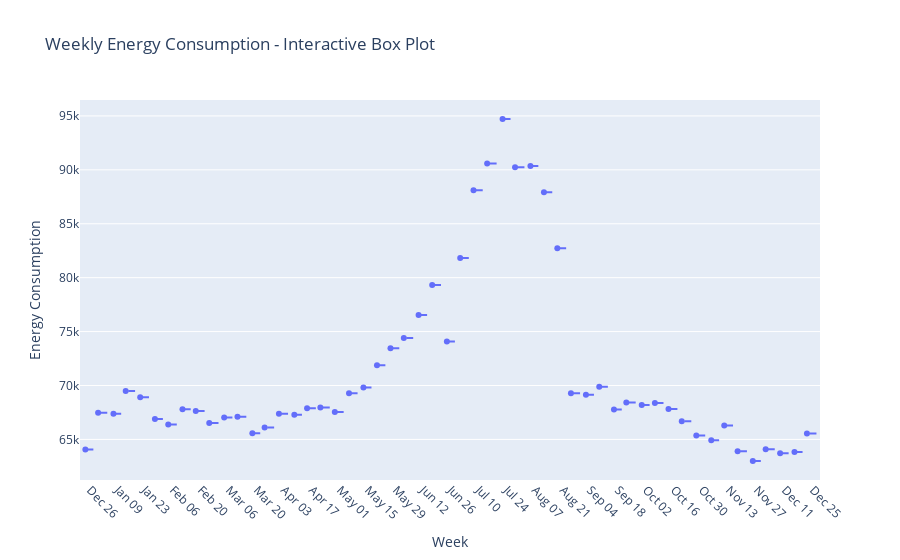

Source (notebook cell):
### Code cell
import plotly.express as px

# Convert the date index to weekly periods
df['Week'] = df.index.to_period('W')

# Group data by week and calculate the mean for TotalPowerConsumption
weekly_data = df.groupby('Week')['TotalPowerConsumption'].mean().reset_index()

# Convert the Week column to show only the start date of the week in a shorter format
weekly_data['Week'] = weekly_data['Week'].apply(lambda x: x.start_time.strftime('%b %d'))  # Example: 'Jan 01'

# Create the interactive box plot using Plotly
fig = px.box(weekly_data, x='Week', y='TotalPowerConsumption', title='Weekly Energy Consumption - Interactive Box Plot',
             labels={'TotalPowerConsumption': 'Energy Consumption', 'Week': 'Week'},
             points="all")  # Include all points for outliers

# Customize the x-axis and layout for better readability
fig.update_xaxes(type='category', tickangle=45)
fig.update_layout(showlegend=False)

fig.show()

### Figure 1 — Plotly figure (JSON) as saved in the notebook; plotly's stock layout.template omitted (floating-point values rounded to 4 significant figures)
{"data": [{"alignmentgroup": "True", "boxpoints": "all", "hovertemplate": "Week=%{x}<br>Energy Consumption=%{y}<extra></extra>", "legendgroup": "", "marker": {"color": "#636efa"}, "name": "", "notched": false, "offsetgroup": "", "orientation": "v", "showlegend": false, "type": "box", "x": ["Dec 26", "Jan 02", "Jan 09", "Jan 16", "Jan 23", "Jan 30", "Feb 06", "Feb 13", "Feb 20", "Feb 27", "Mar 06", "Mar 13", "Mar 20", "Mar 27", "Apr 03", "Apr 10", "Apr 17", "Apr 24", "May 01", "May 08", "May 15", "May 22", "May 29", "Jun 05", "Jun 12", "Jun 19", "Jun 26", "Jul 03", "Jul 10", "Jul 17", "Jul 24", "Jul 31", "Aug 07", "Aug 14", "Aug 21", "Aug 28", "Sep 04", "Sep 11", "Sep 18", "Sep 25", "Oct 02", "Oct 09", "Oct 16", "Oct 23", "Oct 30", "Nov 06", "Nov 13", "Nov 20", "Nov 27", "Dec 04", "Dec 11", "Dec 18", "Dec 25"], "x0": " ", "xaxis": "x", "y": [64070.0, 67460.0, 67380.0, 69500.0, 68910.0, 66890.0, 66390.0, 67800.0, 67640.0, 66510.0, 67040.0, 67100.0, 65570.0, 66110.0, 67380.0, 67290.0, 67890.0, 67960.0, 67540.0, 69290.0, 69800.0, 71880.0, 73450.0, 74390.0, 76540.0, 79320.0, 74080.0, 81830.0, 88100.0, 90590.0, 94710.0, 90240.0, 90350.0, 87930.0, 82740.0, 69290.0, 69140.0, 69880.0, 67770.0, 68420.0, 68180.0, 68370.0, 67810.0, 66680.0, 65370.0, 64920.0, 66300.0, 63910.0, 63000.0, 64080.0, 63700.0, 63830.0, 65560.0], "y0": " ", "yaxis": "y"}], "layout": {"boxmode": "group", "legend": {"tracegroupgap": 0}, "showlegend": false, "title": {"text": "Weekly Energy Consumption - Interactive Box Plot"}, "xaxis": {"anchor": "y", "domain": [0, 1], "tickangle": 45, "title": {"text": "Week"}, "type": "category"}, "yaxis": {"anchor": "x", "domain": [0, 1], "title": {"text": "Energy Consumption"}}}}
